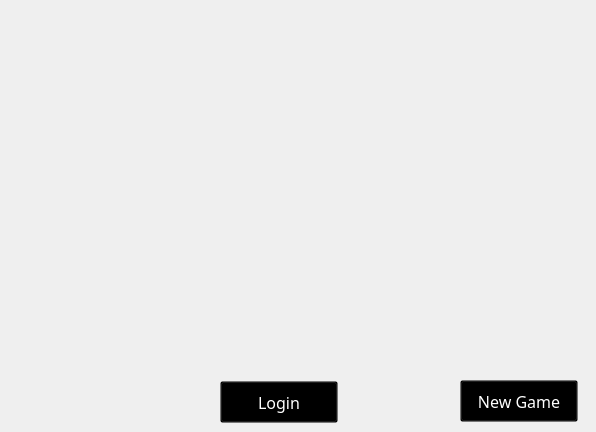
    <widget class="QWidget" name="initPage">
     <widget class="QLabel" name="label">
      <property name="geometry">
       <rect>
        <x>210</x>
        <y>120</y>
        <width>377</width>
        <height>160</height>
       </rect>
      </property>
      <property name="styleSheet">
       <string notr="true">background-image: url(:/userInterface/logo);</string>
      </property>
      <property name="text">
       <string/>
      </property>
     </widget>
     <widget class="QPushButton" name="btnLogin">
      <property name="geometry">
       <rect>
        <x>220</x>
        <y>381</y>
        <width>118</width>
        <height>42</height>
       </rect>
      </property>
      <property name="palette">
       <palette>
        <active>
         <colorrole role="Button">
          <brush brushstyle="SolidPattern">
           <color alpha="0">
            <red>0</red>
            <green>0</green>
            <blue>0</blue>
           </color>
          </brush>
         </colorrole>
         <colorrole role="ButtonText">
          <brush brushstyle="SolidPattern">
           <color alpha="255">
            <red>255</red>
            <green>255</green>
            <blue>255</blue>
           </color>
          </brush>
         </colorrole>
         <colorrole role="Base">
          <brush brushstyle="SolidPattern">
           <color alpha="0">
            <red>0</red>
            <green>0</green>
            <blue>0</blue>
           </color>
          </brush>
         </colorrole>
         <colorrole role="Window">
          <brush brushstyle="SolidPattern">
           <color alpha="0">
            <red>0</red>
            <green>0</green>
            <blue>0</blue>
           </color>
          </brush>
         </colorrole>
        </active>
        <inactive>
         <colorrole role="Button">
          <brush brushstyle="SolidPattern">
           <color alpha="0">
            <red>0</red>
            <green>0</green>
            <blue>0</blue>
           </color>
          </brush>
         </colorrole>
         <colorrole role="ButtonText">
          <brush brushstyle="SolidPattern">
           <color alpha="255">
            <red>255</red>
            <green>255</green>
            <blue>255</blue>
           </color>
          </brush>
         </colorrole>
         <colorrole role="Base">
          <brush brushstyle="SolidPattern">
           <color alpha="0">
            <red>0</red>
            <green>0</green>
            <blue>0</blue>
           </color>
          </brush>
         </colorrole>
         <colorrole role="Window">
          <brush brushstyle="SolidPattern">
           <color alpha="0">
            <red>0</red>
            <green>0</green>
            <blue>0</blue>
           </color>
          </brush>
         </colorrole>
        </inactive>
        <disabled>
         <colorrole role="Button">
          <brush brushstyle="SolidPattern">
           <color alpha="0">
            <red>0</red>
            <green>0</green>
            <blue>0</blue>
           </color>
          </brush>
         </colorrole>
         <colorrole role="ButtonText">
          <brush brushstyle="SolidPattern">
           <color alpha="255">
            <red>120</red>
            <green>120</green>
            <blue>120</blue>
           </color>
          </brush>
         </colorrole>
         <colorrole role="Base">
          <brush brushstyle="SolidPattern">
           <color alpha="0">
            <red>0</red>
            <green>0</green>
            <blue>0</blue>
           </color>
          </brush>
         </colorrole>
         <colorrole role="Window">
          <brush brushstyle="SolidPattern">
           <color alpha="0">
            <red>0</red>
            <green>0</green>
            <blue>0</blue>
           </color>
          </brush>
         </colorrole>
        </disabled>
       </palette>
      </property>
      <property name="font">
       <font>
        <family>Snap ITC</family>
        <pointsize>12</pointsize>
       </font>
      </property>
      <property name="styleSheet">
       <string notr="true">background-image: url(:/userInterface/boton1);
background-color: transparent;</string>
      </property>
      <property name="text">
       <string>Login</string>
      </property>
     </widget>
     <widget class="QPushButton" name="btnNewGame">
      <property name="geometry">
       <rect>
        <x>460</x>
        <y>380</y>
        <width>118</width>
        <height>42</height>
       </rect>
      </property>
      <property name="palette">
       <palette>
        <active>
         <colorrole role="Button">
          <brush brushstyle="SolidPattern">
           <color alpha="0">
            <red>0</red>
            <green>0</green>
            <blue>0</blue>
           </color>
          </brush>
         </colorrole>
         <colorrole role="ButtonText">
          <brush brushstyle="SolidPattern">
           <color alpha="255">
            <red>255</red>
            <green>255</green>
            <blue>255</blue>
           </color>
          </brush>
         </colorrole>
         <colorrole role="Base">
          <brush brushstyle="SolidPattern">
           <color alpha="0">
            <red>0</red>
            <green>0</green>
            <blue>0</blue>
           </color>
          </brush>
         </colorrole>
         <colorrole role="Window">
          <brush brushstyle="SolidPattern">
           <color alpha="0">
            <red>0</red>
            <green>0</green>
            <blue>0</blue>
           </color>
          </brush>
         </colorrole>
        </active>
        <inactive>
         <colorrole role="Button">
          <brush brushstyle="SolidPattern">
           <color alpha="0">
            <red>0</red>
            <green>0</green>
            <blue>0</blue>
           </color>
          </brush>
         </colorrole>
         <colorrole role="ButtonText">
          <brush brushstyle="SolidPattern">
           <color alpha="255">
            <red>255</red>
            <green>255</green>
            <blue>255</blue>
           </color>
          </brush>
         </colorrole>
         <colorrole role="Base">
          <brush brushstyle="SolidPattern">
           <color alpha="0">
            <red>0</red>
            <green>0</green>
            <blue>0</blue>
           </color>
          </brush>
         </colorrole>
         <colorrole role="Window">
          <brush brushstyle="SolidPattern">
           <color alpha="0">
            <red>0</red>
            <green>0</green>
            <blue>0</blue>
           </color>
          </brush>
         </colorrole>
        </inactive>
        <disabled>
         <colorrole role="Button">
          <brush brushstyle="SolidPattern">
           <color alpha="0">
            <red>0</red>
            <green>0</green>
            <blue>0</blue>
           </color>
          </brush>
         </colorrole>
         <colorrole role="ButtonText">
          <brush brushstyle="SolidPattern">
           <color alpha="255">
            <red>120</red>
            <green>120</green>
            <blue>120</blue>
           </color>
          </brush>
         </colorrole>
         <colorrole role="Base">
          <brush brushstyle="SolidPattern">
           <color alpha="0">
            <red>0</red>
            <green>0</green>
            <blue>0</blue>
           </color>
          </brush>
         </colorrole>
         <colorrole role="Window">
          <brush brushstyle="SolidPattern">
           <color alpha="0">
            <red>0</red>
            <green>0</green>
            <blue>0</blue>
           </color>
          </brush>
         </colorrole>
        </disabled>
       </palette>
      </property>
      <property name="font">
       <font>
        <family>Snap ITC</family>
        <pointsize>12</pointsize>
       </font>
      </property>
      <property name="styleSheet">
       <string notr="true">background-image: url(:/userInterface/boton1);
background-color: transparent;</string>
      </property>
      <property name="text">
       <string>New Game</string>
      </property>
     </widget>
    </widget>
